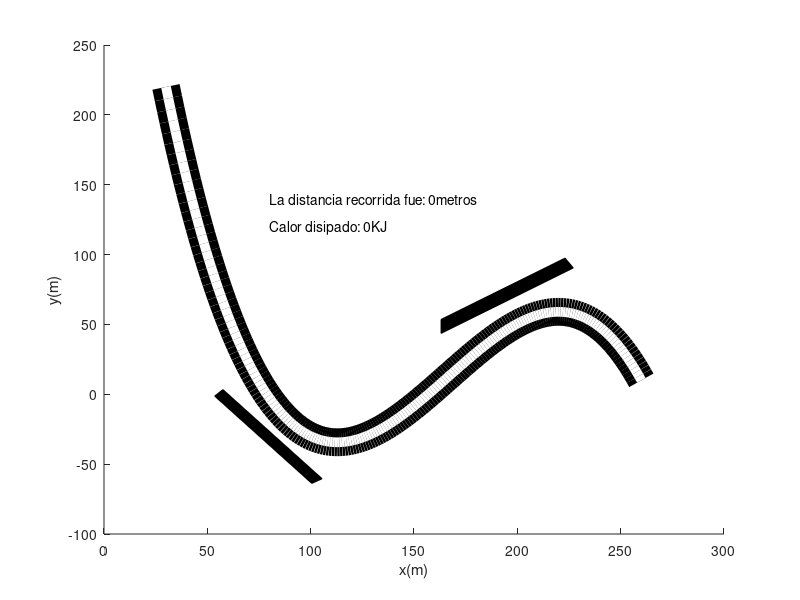

This figure's MATLAB source:
% puntos iniciales

x1 = 30;
y1 = 220;

x2 = 50;
y2 = 100;

x3 = 100;
y3 = -30;

x4 = 260;
y4 = 10;

% creacion de variables

% se crean las matrices para los valores en x e y
% en y simplemente se guardaran los resultados de las ecuaciones
% para x se calculara una ecuacion cubica en cada punto


Y = [y1;y2;y3;y4];
X = [x1^3 x1^2 x1 1; x2^3 x2^2 x2 1; x3^3 x3^2 x3 1; x4^3 x4^2 x4 1];

% 

% a traves de la funcion inv que hace una matriz inversa con los 
% arreglos, se calculan los coeficientes y se guardan en a
A = inv(X) * Y;

% se crean valores 201 valores del x1 al x4 para poder realizar calculos en
% ellos y finalmente hacer 
x = linspace(x1, x4,201);

% 
fcurva = A(1)*x.^3+A(2)*x.^2 + A(3)*x +A(4);
 
xx=linspace(x1,x4,201);
yy=(A(1)*x.^3+A(2)*x.^2+A(3)*x+A(4));
dx=[];
dy=[];
ds=[];

% FOR LOOP
% se calcula la longitud de arco al tomar las derivadas como el cambio 
% de los valores de x e y siguientes con el actual
% despues se meten en la formula de longitud 
% de arco


for i=1:length(x)-1

    dx=[dx,xx(i+1)-xx(i)];
    dy=[dy,yy(i+1)-yy(i)];
    ds=[ds,sqrt(dx(i)^2+dy(i)^2)];
    der1x = dx./ds;
    der1y = dy./ds;

% se consigue ds
% se consigue der1x y der1y
%

end

longituddd=sum(ds);
disp(longituddd)


ddx = [];
ddy = [];
dr = [];

for i=1:length(der1x)-1

    ddx=[ddx,(der1x(i+1)-der1x(i))/ds(i)];
    ddy=[ddy,(der1y(i+1)-der1y(i))/ds(i)];
    dr = [dr,1/sqrt(ddx(i).^2+ddy(i).^2)];

end

% radio = min(dr);
% disp(radio)
c = [];

% Primera coordenada
for j = 2:length(der1y)-1
    if (der1y(j)>0 && der1y(j-1)<0) || (der1y(j)>0 && der1y(j+1)<0)
        c=[c,j];
    end
end
% disp(c)


indice1 = find(dr==min(dr(c(1) - 5: c(1)+5)));
indice2 = find(dr==min(dr(c(2) - 5: c(2)+5)));
R1 = dr(indice1);
R2 = dr(indice2);

t1 = find(x>(x(indice1)-R1-0.6) & x<(x(indice1)-R1+0.6));
t2 = find(x>(x(indice2)-R2-0.6) & x<(x(indice2)-R2+0.6));

longitud1 = sum(ds(1:t1));
disp(longitud1)
longitud2 = sum(ds(1:t2));
disp(longitud2);

% Recta 1

m = der1y(t1)/der1x(t1);
b1 = fcurva(t1) - m*x(t1); 
coordx = [x(t1-35):x(t1+35)];
tangente1 = m*coordx + b1;

perp = -(1/m)*coordx + (fcurva(t1)+x(t1)/m);

parallel = tangente1-20;
xintercept = ((fcurva(t1)+x(t1)/m)-(b1-20))/(m+(1/m));
yintercept = m*xintercept + b1-20;

parallel2 = tangente1-30;
xintercept2 = ((fcurva(t1)+x(t1)/m)-(b1-30))/(m+(1/m));
yintercept = m*xintercept2 + b1-30;

distance = sqrt((coordx-xintercept).^2+(parallel-yintercept).^2);
distance2 = sqrt((coordx-xintercept).^2+(parallel2-yintercept).^2);
long1 = find(distance<41 & distance>39);
long2 = find(distance2<41 & distance2>39);

gradax1 = coordx(long1(1));
graday1 = parallel(long1(1));
gradax2 = coordx(long1(2));
graday2 = parallel(long1(2));

gradax3 = coordx(long2(1));
graday3 = parallel2(long2(1));
gradax4 = coordx(long2(2));
graday4 = parallel2(long2(2));

% Recta 2

m = der1y(t2)/der1x(t2);
b1 = fcurva(t2) - m*x(t2); 
coordx = [x(t2-35):x(t2+35)];
tangente1 = m*coordx + b1;

perp = -(1/m)*coordx + (fcurva(t2)+x(t2)/m);

parallel = tangente1+20;
xintercept = ((fcurva(t2)+x(t2)/m)-(b1+20))/(m+(1/m));
yintercept = m*xintercept + b1+20;

parallel2 = tangente1+30;
xintercept2 = ((fcurva(t2)+x(t2)/m)-(b1+30))/(m+(1/m));
yintercept = m*xintercept2 + b1+30;

distance = sqrt((coordx-xintercept).^2+(parallel-yintercept).^2);
distance2 = sqrt((coordx-xintercept).^2+(parallel2-yintercept).^2);
long1 = find(distance<41 & distance>39);
long2 = find(distance2<42 & distance2>39);

gradax21 = coordx(long1(1));
graday21 = parallel(long1(1));
gradax22 = coordx(long1(2));
graday22 = parallel(long1(2));

gradax23 = coordx(long1(1));
graday23 = parallel2(long1(1));
gradax24 = coordx(long2(2));
graday24 = parallel2(long2(2));

theta = 9.9;
mu = 0.9;
g = 9.8;
R = dr;
masa = 800;

vnper1 = sqrt(mu*g*dr(t1));
vnper2 = sqrt(mu*g*dr(t2));
vper1 = sqrt(dr(t1)*g * (sind(theta)+mu*cosd(theta))/(cosd(theta)+mu*cosd(theta)-mu*sind(theta)));
vper2 = sqrt(R(t2)*g *(sin(theta)+mu*cos(theta))/(cos(theta)+mu*cos(theta)-mu*sin(theta)));

peralte = "Para una pista son peralte escriba 1. Para un pista con peralte escriba 2: ";
opt1 = input(peralte);

[vnper1, vnper2, vper1, vper2];

vel0 = "Ingrese un valor de velocidad (en m/s): ";
opt2 = input(vel0);

parameter = 0;
d = 0;
calor = 0;
distancia = 0;

if opt1 == 1
    if (opt2 < vnper1) && (opt2 < vnper2)
        parameter = 1;
        d = longituddd;
        calor = masa *mu*g*d;
        distancia =  489.7897;      
    else if (opt2 >= vnper1)
        parameter = 2;
        d = opt2^2/(2*mu*g);
        calor = masa*mu*g*d;
        distancia = 250.2758;
    else if (opt2 < vnper1) && (opt2 >= vnper2)
        parameter = 3;
        d = opt2^2/(2*mu*g);
        calor = masa*mu*g*d;
        distancia = 404.0603;
    end
    end
    end

else if opt1 == 2
        if (opt2 < vper1) && (opt2 < vper2)
            parameter = 1;
            d = longituddd;
            calor = masa *mu*g*d;
            distancia =  489.7897;
        else if (opt2 >= vper1)
            parameter = 2;
            d = opt2^2/(2*mu*g);
            calor = masa*mu*g*d;
            distancia = 250.2758;
        else if (opt2 < vper1) && (opt2 >= vper2)
            parameter = 3;
            d = opt2^2/(2*mu*g);
            calor = masa*mu*g*d;
            distancia = 404.0603;

        end
        end
        end
end

end

pause_time = 0.07;
dim = length(x);
y = fcurva;

figure(2),clf
hold on
plot(x,fcurva,'LineWidth',20, 'Color', 'black')
plot(x,fcurva, 'LineWidth',7,'Color','white')

patch('Faces',[1,2,3,4],'Vertices', [gradax3 graday3; gradax4 graday4; gradax2 graday2; gradax1 graday1])% la de 1 y 2 no se si estenb bien

patch('Faces',[1,2,3,4],'Vertices',[gradax23 graday23; gradax24 graday24; gradax22 graday22; gradax21 graday21])%la de 22 y 21 no se si esten bien
xlabel('x(m)')
ylabel('y(m)')

txt1 = 'Sobrepasó el límite de velocidad';
txt2 = 'Calor disipado: ';
txt3 = 'KJ';
txt4 = 'La distancia recorrida fue: ';
txt5 = 'metros';

for step = 1:dim
    if parameter == 1
        point = scatter(x(step),y(step),40,[1 0 0],'filled');
        pause(pause_time)
        delete(point)
     
    else if parameter == 2

            if x(step)>= x(t1)
                text(80,100,txt1)
                %text(170,80,[txt2 num2str(calor/1000, '%.5g') txt3])
                point = scatter(x(step),m*x(step) + b1,40,[1 0 0], 'filled');
                pause(pause_time)

                if sqrt((x(step)-x(t1))^2 + (m*(x(step)-x(t1)))^2) >= ((y(step)-y(t1))^2 + (m*(y(step)-y(t1)))^2) 
                    break
                else
                    
                    delete(point)
                end

            else 
                point = scatter(x(step),y(step),40,[1 0 0],'filled');
                pause(pause_time)
                delete(point)
            end


        else if parameter == 3
             if x(step)>= x(t2)
                 text(80,100,txt1)
                 text(170,80,[txt2 num2str(calor/1000, '%0.5g') txt3])
                 point = scatter(x(step),m*x(step) + b1,40,[1 0 0], 'filled'); 
                 delete(point)
                 if sqrt((x(step)-x(t2))^2 + (m*(x(step)-x(t2)))^2)>= ((y*(step)-y(t2))^2 + (m*(y(step)-y(t2)))^2)
                    break
                 else
%                      continue
                     delete(point)
                 end


             else
                 text(80,100,txt1)
                 %text(170,80,[txt2 num2str(calor/1000, '%0.5g') txt3])
                 
                 point = scatter(x(step),y(step),40,[1 0 0],'filled');
                 pause(pause_time)
                 delete(point)
             end
       end
    end
    end

end

text(80,120,[txt2 num2str(calor/1000, '%0.5g') txt3])
text(80,140,[txt4 num2str(distancia, '%0.5g') txt5])

                 
hold off
